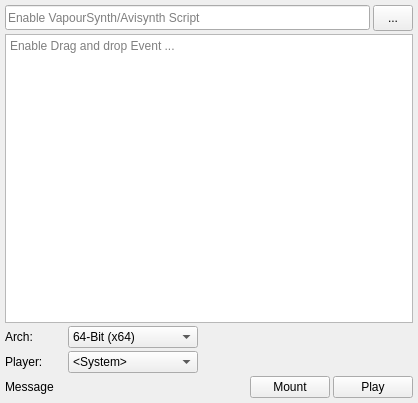
<?xml version="1.0" encoding="UTF-8"?>
<ui version="4.0">
 <class>ScriptPlayer</class>
 <widget class="QWidget" name="ScriptPlayer">
  <property name="geometry">
   <rect>
    <x>0</x>
    <y>0</y>
    <width>418</width>
    <height>403</height>
   </rect>
  </property>
  <property name="acceptDrops">
   <bool>true</bool>
  </property>
  <property name="windowTitle">
   <string>Script Player</string>
  </property>
  <layout class="QVBoxLayout" name="verticalLayout_2">
   <property name="spacing">
    <number>3</number>
   </property>
   <property name="leftMargin">
    <number>5</number>
   </property>
   <property name="topMargin">
    <number>5</number>
   </property>
   <property name="rightMargin">
    <number>5</number>
   </property>
   <property name="bottomMargin">
    <number>5</number>
   </property>
   <item>
    <layout class="QHBoxLayout" name="horizontalLayout">
     <property name="spacing">
      <number>3</number>
     </property>
     <item>
      <widget class="QLineEdit" name="editInput">
       <property name="minimumSize">
        <size>
         <width>0</width>
         <height>25</height>
        </size>
       </property>
       <property name="acceptDrops">
        <bool>false</bool>
       </property>
       <property name="placeholderText">
        <string>Enable VapourSynth/Avisynth Script</string>
       </property>
      </widget>
     </item>
     <item>
      <widget class="QToolButton" name="buttonInput">
       <property name="minimumSize">
        <size>
         <width>40</width>
         <height>26</height>
        </size>
       </property>
       <property name="maximumSize">
        <size>
         <width>45</width>
         <height>16777215</height>
        </size>
       </property>
       <property name="text">
        <string>...</string>
       </property>
      </widget>
     </item>
    </layout>
   </item>
   <item>
    <widget class="QTextEdit" name="editMountMessage">
     <property name="contextMenuPolicy">
      <enum>Qt::CustomContextMenu</enum>
     </property>
     <property name="acceptDrops">
      <bool>false</bool>
     </property>
     <property name="readOnly">
      <bool>true</bool>
     </property>
     <property name="plainText">
      <string/>
     </property>
     <property name="placeholderText">
      <string>Enable Drag and drop Event ...</string>
     </property>
    </widget>
   </item>
   <item>
    <layout class="QHBoxLayout" name="horizontalLayout_2">
     <item>
      <widget class="QLabel" name="labelArch">
       <property name="minimumSize">
        <size>
         <width>60</width>
         <height>0</height>
        </size>
       </property>
       <property name="text">
        <string>Arch:</string>
       </property>
      </widget>
     </item>
     <item>
      <widget class="QComboBox" name="comboBoxArch">
       <property name="minimumSize">
        <size>
         <width>130</width>
         <height>0</height>
        </size>
       </property>
       <property name="currentIndex">
        <number>0</number>
       </property>
       <item>
        <property name="text">
         <string>64-Bit (x64)</string>
        </property>
       </item>
       <item>
        <property name="text">
         <string>32-Bit (x86)</string>
        </property>
       </item>
      </widget>
     </item>
     <item>
      <spacer name="horizontalSpacer_2">
       <property name="orientation">
        <enum>Qt::Horizontal</enum>
       </property>
       <property name="sizeHint" stdset="0">
        <size>
         <width>40</width>
         <height>20</height>
        </size>
       </property>
      </spacer>
     </item>
    </layout>
   </item>
   <item>
    <layout class="QHBoxLayout" name="horizontalLayout_3">
     <item>
      <widget class="QLabel" name="labelPlayer">
       <property name="minimumSize">
        <size>
         <width>60</width>
         <height>0</height>
        </size>
       </property>
       <property name="text">
        <string>Player:</string>
       </property>
      </widget>
     </item>
     <item>
      <widget class="QComboBox" name="comboBoxPlayer">
       <property name="minimumSize">
        <size>
         <width>130</width>
         <height>0</height>
        </size>
       </property>
       <property name="currentIndex">
        <number>0</number>
       </property>
       <item>
        <property name="text">
         <string>&lt;System&gt;</string>
        </property>
       </item>
       <item>
        <property name="text">
         <string>Preview</string>
        </property>
       </item>
       <item>
        <property name="text">
         <string>VirtualDub</string>
        </property>
       </item>
      </widget>
     </item>
     <item>
      <spacer name="horizontalSpacer_3">
       <property name="orientation">
        <enum>Qt::Horizontal</enum>
       </property>
       <property name="sizeHint" stdset="0">
        <size>
         <width>40</width>
         <height>20</height>
        </size>
       </property>
      </spacer>
     </item>
    </layout>
   </item>
   <item>
    <layout class="QHBoxLayout" name="horizontalLayout_4">
     <property name="spacing">
      <number>3</number>
     </property>
     <item>
      <widget class="QLabel" name="labelMessage">
       <property name="text">
        <string>Message</string>
       </property>
      </widget>
     </item>
     <item>
      <spacer name="horizontalSpacer">
       <property name="orientation">
        <enum>Qt::Horizontal</enum>
       </property>
       <property name="sizeHint" stdset="0">
        <size>
         <width>40</width>
         <height>20</height>
        </size>
       </property>
      </spacer>
     </item>
     <item>
      <widget class="QPushButton" name="buttonMount">
       <property name="text">
        <string>Mount</string>
       </property>
       <property name="icon">
        <iconset resource="../res/resources.qrc">
         <normaloff>:/buttons/pismo.png</normaloff>:/buttons/pismo.png</iconset>
       </property>
       <property name="checkable">
        <bool>true</bool>
       </property>
      </widget>
     </item>
     <item>
      <widget class="QPushButton" name="buttonPlay">
       <property name="text">
        <string>Play</string>
       </property>
       <property name="icon">
        <iconset resource="../res/resources.qrc">
         <normaloff>:/buttons/play.png</normaloff>:/buttons/play.png</iconset>
       </property>
      </widget>
     </item>
    </layout>
   </item>
  </layout>
 </widget>
 <resources>
  <include location="../res/resources.qrc"/>
 </resources>
 <connections/>
</ui>
